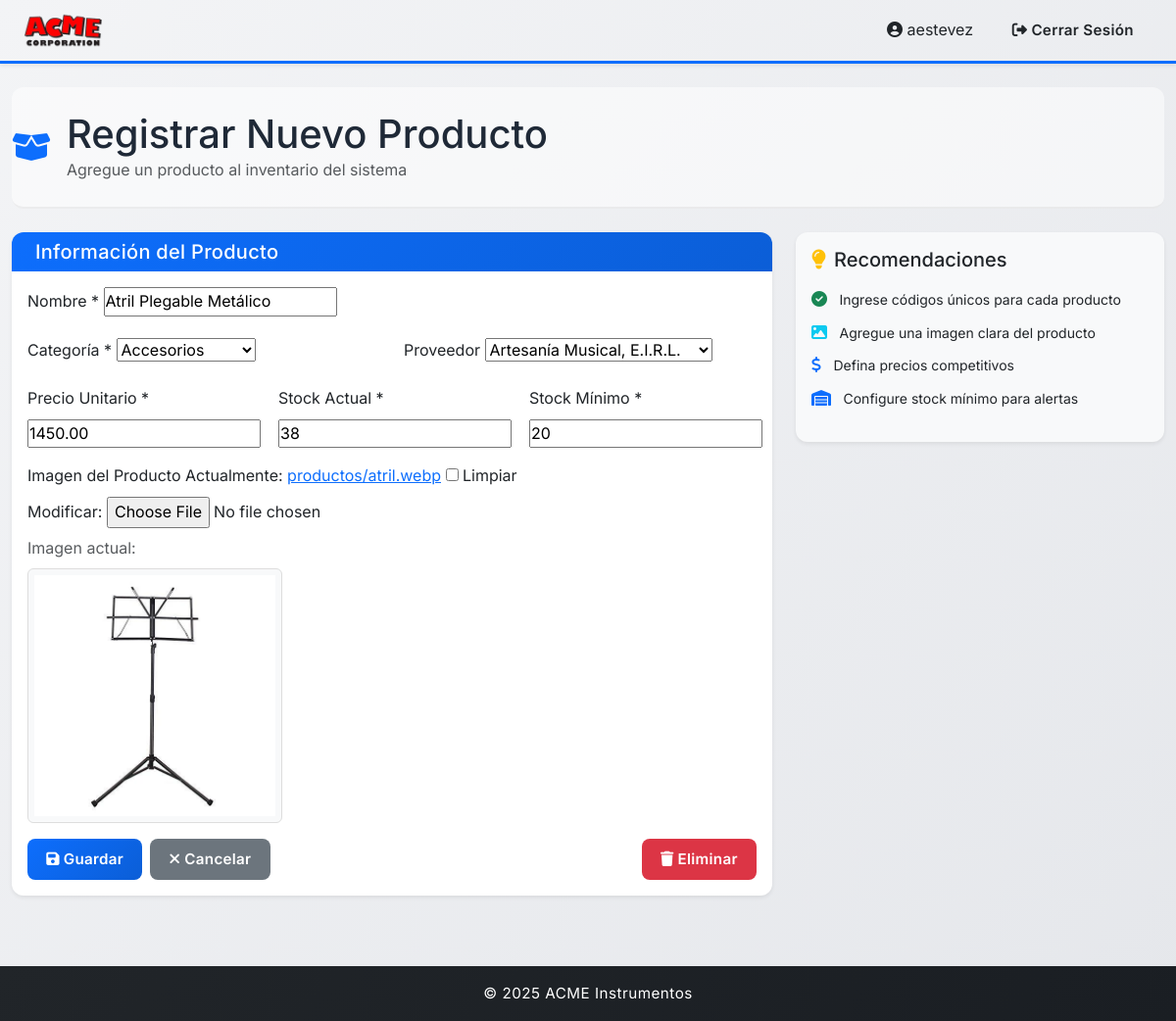
Page /inventario/productos/ACC-002 (signed in) on the earlier database version.
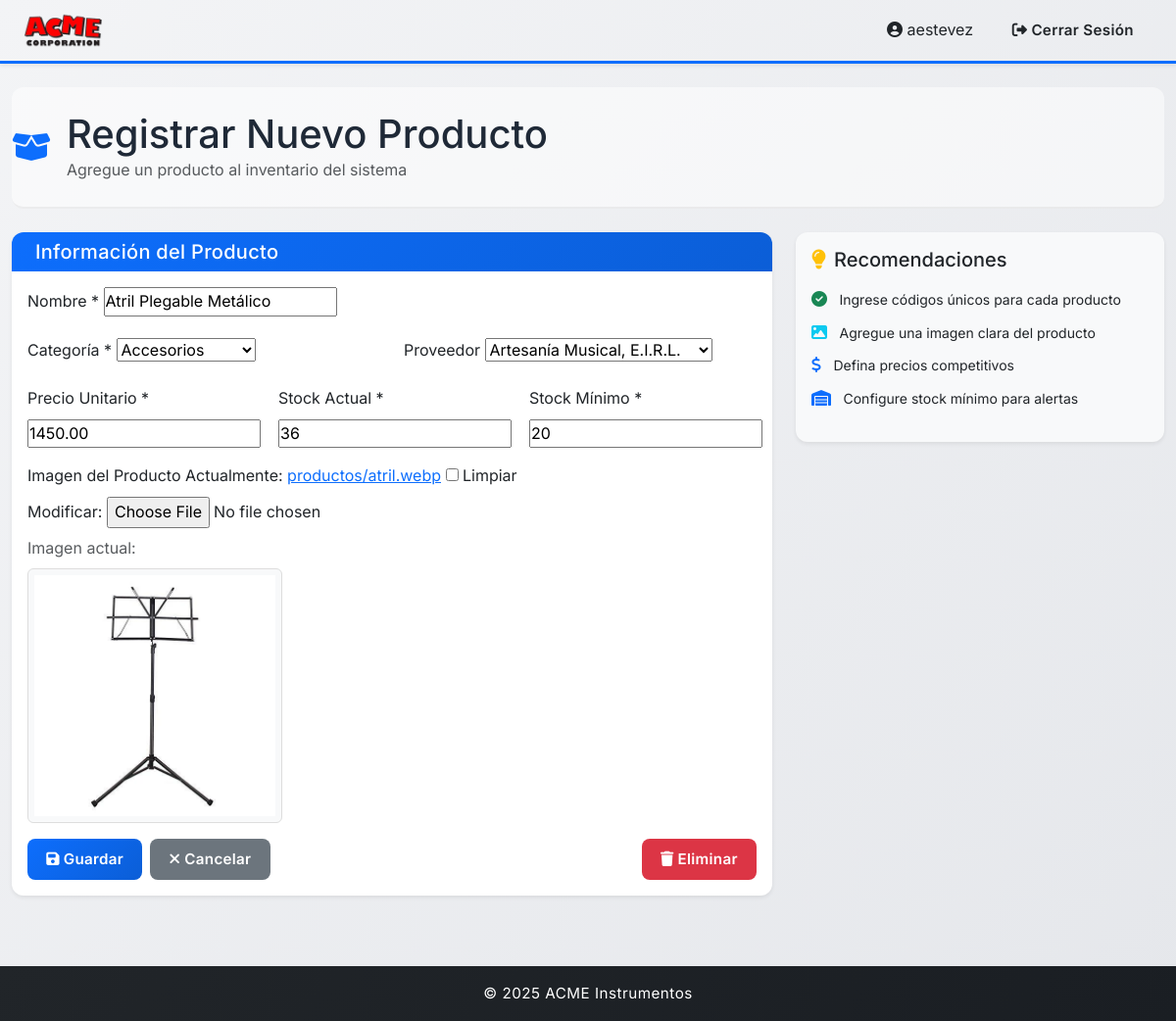
Same page on the later database version.
### inventario/models.py (models this page shows, shortened)
class Producto(models.Model):
    id_producto = models.AutoField(primary_key=True)
    codigo = models.CharField(max_length=10, unique=True, blank=True, editable=False)
    nombre = models.CharField(max_length=50, unique=True)
    imagen = models.ImageField(upload_to="productos/", null=True, blank=True)
    categoria = models.ForeignKey(CategoriaProducto, on_delete=models.CASCADE)
    proveedor = models.ForeignKey(
        "proveedores.Proveedor",
        on_delete=models.SET_NULL,
        null=True,
        blank=True,
        related_name="productos",
    )
    precio_unitario = models.DecimalField(max_digits=10, decimal_places=2)
    stock_actual = models.IntegerField()
    stock_minimo = models.IntegerField()
    creado_en = models.DateTimeField(auto_now_add=True)

### inventario/views.py (the view)
# urls.py: path("productos/<str:codigo>", crear_editar_producto, name="producto_detalle"),
def crear_editar_producto(request, codigo=None):
    producto = (
        get_object_or_404(Producto, codigo=codigo) if codigo is not None else None
    )
    if request.method == "POST":
        form = ProductoForm(request.POST, request.FILES, instance=producto)
        if form.is_valid():
            form.save()
            return redirect("inventario" if producto else "crear_producto")
    else:
        form = ProductoForm(instance=producto)
    return render(
        request, "producto_form.html", {"form": form, "editando": producto is not None}
    )

### inventario/forms.py
class ProductoForm(forms.ModelForm):
    class Meta:
        model = Producto
        fields = "__all__"

### inventario/models.py (called while the page is built)
    def __str__(self):
        return self.descripcion

### proveedores/models.py (called while the page is built)
    def __str__(self):
        return self.nombre

### inventario/templates/producto_form.html (shortened to what this page needs)
{% extends "base.html" %} {% block content %}
<div class="page-header mb-4">
  <div class="d-flex align-items-center">
    <i class="fas fa-box-open fa-2x text-primary me-3"></i>
    <div>
      <h1 class="mb-0">Registrar Nuevo Producto</h1>
      <p class="text-muted mb-0">Agregue un producto al inventario del sistema</p>
    </div>
  </div>
</div>
<div class="row">
  <div class="col-md-8">
    <div class="card shadow-sm">
      <div class="card-header bg-gradient-primary text-white">
        <h5 class="mb-0">Información del Producto</h5>
      </div>
      <div class="card-body">
        <form method="POST" enctype="multipart/form-data">
          <div class="mb-3">
            <label class="form-label">Nombre *</label>
            {{ form.nombre }}
          </div>
          <div class="row">
            <div class="col-md-6 mb-3">
              <label class="form-label">Categoría *</label>
              {{ form.categoria }}
            </div>
            <div class="col-md-6 mb-3">
              <label class="form-label">Proveedor</label>
              {{ form.proveedor }}
            </div>
          </div>
          <div class="row">
            <div class="col-md-4 mb-3">
              <label class="form-label">Precio Unitario *</label>
              {{ form.precio_unitario }}
            </div>
            <div class="col-md-4 mb-3">
              <label class="form-label">Stock Actual *</label>
              {{ form.stock_actual }}
            </div>
            <div class="col-md-4 mb-3">
              <label class="form-label">Stock Mínimo *</label>
              {{ form.stock_minimo }}
            </div>
          </div>
          <div class="mb-3">
            <label class="form-label">Imagen del Producto</label>
            {{ form.imagen }} {% if form.instance.imagen %}
            <div class="mt-2">
              <p class="text-muted mb-2">Imagen actual:</p>
              <img
                src="{{ form.instance.imagen.url }}"
                alt="{{ form.instance.nombre }}"
                class="product-image-preview"
              />
            </div>
            {% endif %}
          </div>
          <div class="d-flex gap-2">
            <button type="submit" class="btn btn-primary">
              <i class="fas fa-save me-1"></i>Guardar
            </button>
            <a href="{% url 'inventario' %}" class="btn btn-secondary">
              <i class="fas fa-times me-1"></i>Cancelar
            </a>
            {% if form.instance.pk %}
            <a
              href="{% url 'borrar_producto' form.instance.pk %}"
              class="btn btn-danger ms-auto"
              onclick="return confirm('¿Seguro que deseas borrar este producto?');"
            >
              <form action="{% url 'borrar_producto' form.instance.pk %}" method="POST" style="display: inline;">
                <i class="fas fa-trash me-1"></i>Eliminar
            </form>
            </a>
            {% endif %}
          </div>
        </form>
      </div>
    </div>
  </div>
  <div class="col-md-4">
    <div class="card shadow-sm bg-light mb-3">
      <div class="card-body">
        <h5 class="card-title mb-3">
          <i class="fas fa-lightbulb text-warning me-2"></i>Recomendaciones
        </h5>
        <ul class="list-unstyled">
          <li class="mb-2">
            <i class="fas fa-check-circle text-success me-2"></i>
            <small>Ingrese códigos únicos para cada producto</small>
          </li>
          <li class="mb-2">
            <i class="fas fa-image text-info me-2"></i>
            <small>Agregue una imagen clara del producto</small>
          </li>
          <li class="mb-2">
            <i class="fas fa-dollar-sign text-primary me-2"></i>
            <small>Defina precios competitivos</small>
          </li>
          <li>
            <i class="fas fa-warehouse text-primary me-2"></i>
            <small>Configure stock mínimo para alertas</small>
          </li>
        </ul>
      </div>
    </div>
  </div>
</div>
{% endblock %}

Differences in the rows shown:
changed Producto "Atril Plegable Metálico": stock_actual "38" → "36"
